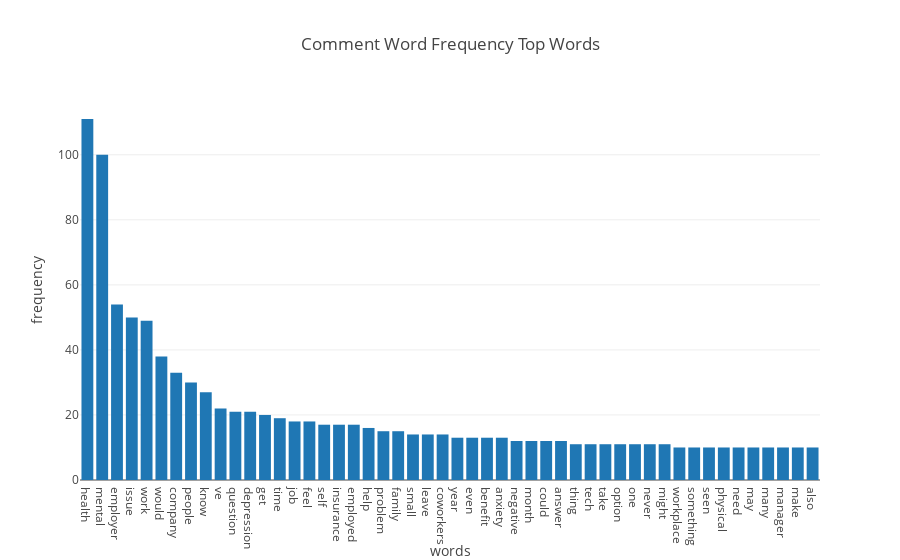

The cell this chart's notebook holds for it:
### Code cell
count_plot = [go.Bar(
                x=list(freq_distr_sorted.keys()),
                y=list(freq_distr_sorted.values()))]

count_layout = go.Layout(title="Comment Word Frequency Top Words", xaxis={'title': 'words'}, yaxis={'title':'frequency'})
      #  plot_data[feature].append(go.Figure(data=plot_data[feature][0], layout = plot_data[feature][1]))

    
    
iplot(go.Figure(data=count_plot, layout = count_layout))

### Figure 1 — Plotly figure (JSON) as saved in the notebook; plotly's stock layout.template omitted (floating-point values rounded to 4 significant figures)
{"data": [{"type": "bar", "x": ["health", "mental", "employer", "issue", "work", "would", "company", "people", "know", "ve", "question", "depression", "get", "time", "job", "feel", "self", "insurance", "employed", "help", "problem", "family", "small", "leave", "coworkers", "year", "even", "benefit", "anxiety", "negative", "month", "could", "answer", "thing", "tech", "take", "option", "one", "never", "might", "workplace", "something", "seen", "physical", "need", "may", "many", "manager", "make", "also"], "y": [111, 100, 54, 50, 49, 38, 33, 30, 27, 22, 21, 21, 20, 19, 18, 18, 17, 17, 17, 16, 15, 15, 14, 14, 14, 13, 13, 13, 13, 12, 12, 12, 12, 11, 11, 11, 11, 11, 11, 11, 10, 10, 10, 10, 10, 10, 10, 10, 10, 10]}], "layout": {"title": "Comment Word Frequency Top Words", "xaxis": {"title": "words"}, "yaxis": {"title": "frequency"}}}
